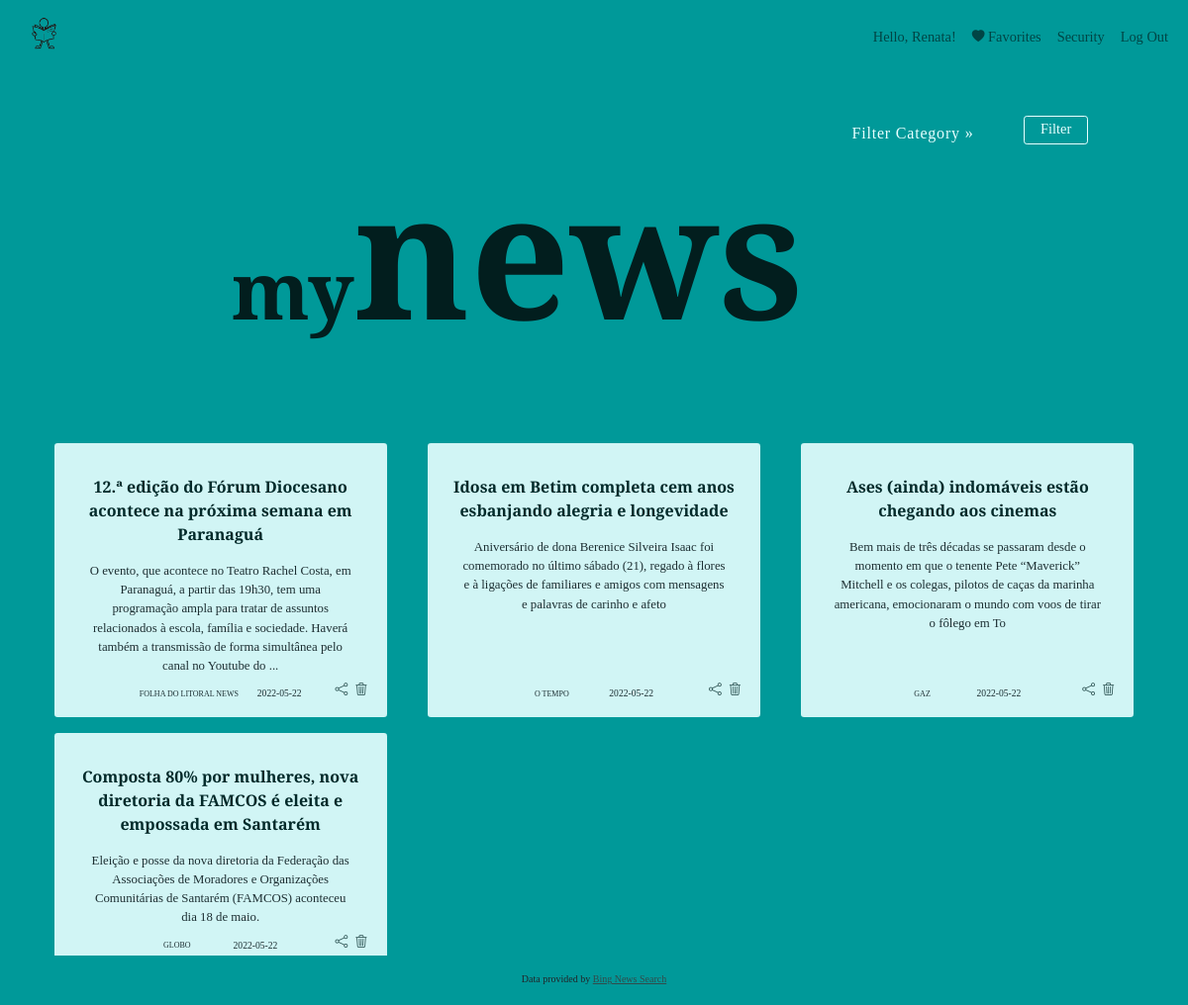
Page /mylist (signed in) on the earlier database version.
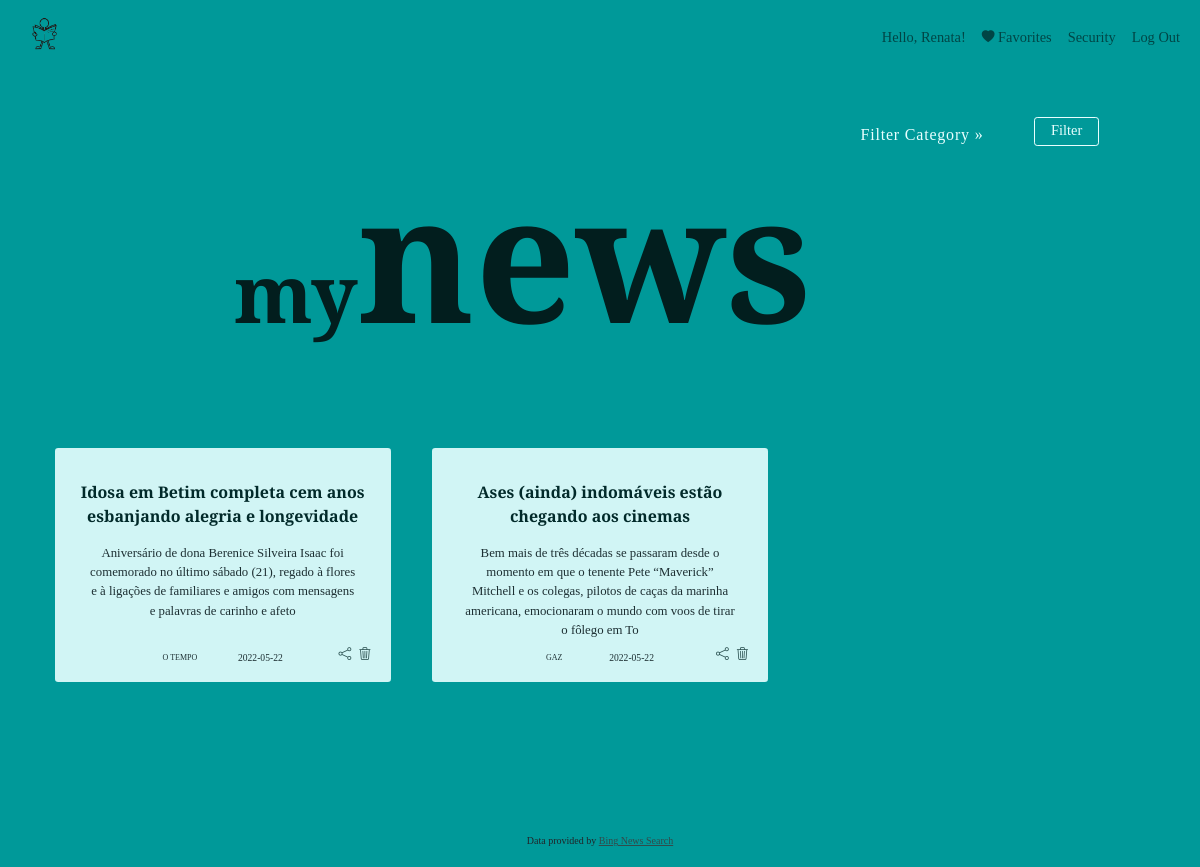
Same page on the later database version.
### tables this page shows
CREATE TABLE "user_news" (
	"id"	INTEGER NOT NULL UNIQUE,
	"user_id"	INTEGER NOT NULL,
	"category"	INTEGER,
	"name"	TEXT NOT NULL,
	"url"	TEXT,
	"description"	INTEGER NOT NULL,
	"provider"	TEXT,
	"date"	NUMERIC,
	FOREIGN KEY("user_id") REFERENCES "users",
	PRIMARY KEY("id" AUTOINCREMENT)
);

### app.py (the view)
@app.route("/mylist", methods=["GET", "POST"])
@login_required
def my_list():
	if request.method == "POST":
		if request.form.get("delete"):
			db.execute("DELETE FROM user_news WHERE name = ? AND user_id = ?", [request.form.get("delete"), session.get("user_id")])
			con.commit()
			return redirect("/mylist")
		else:
			if request.form.get("input_filter") == "filter":
				flash("Please select category!", 'alert-info')
				return redirect("/mylist")
			else:
				filter_category = request.form.get("input_filter")
				my_news_categories = db.execute("SELECT DISTINCT category FROM user_news WHERE user_id = ?", [session.get("user_id")])
				my_categories = my_news_categories.fetchall()
				my_category_filter = db.execute("SELECT * FROM user_news WHERE user_id = ? AND category = ?", [session.get("user_id"), filter_category])
				my_category = my_category_filter.fetchall()
			return render_template("my_list_filtered.html", my_categories=my_categories, my_category=my_category, filter_category=filter_category)
	else:
		user_list = db.execute("SELECT * FROM user_news WHERE user_id = ?", [session.get("user_id")])
		user_news = user_list.fetchall()
		my_category = db.execute("SELECT DISTINCT category FROM user_news WHERE user_id = ?", [session.get("user_id")])
		my_categories = my_category.fetchall()
		return render_template("my_list.html", user_news=user_news, my_categories=my_categories)

### app.py (called while the page is built)
@app.after_request
def after_request(response):
	response.headers["Cache-Control"] = "no-cache, no-store, must-revalidate"
	response.headers["Expires"] = 0
	response.headers["Pragma"] = "no-cache"
	return response

### helpers.py (called while the page is built)
def login_required(f):
	@wraps(f)
	def decorated_function(*args, **kwargs):
		if session.get("user_id") is None:
			return redirect("/login")
		return f(*args, **kwargs)
	return decorated_function

### templates/my_list.html (shortened to what this page needs)
{% extends "layout.html" %}
{% block section %}
    <div class="section">
        <div class="title">
            <p class="newstitle"><span id="title_my">my</span>news</p>
        </div>
        <form action="/mylist" method="post" class="filter_select" >
            <nav class="filter_param">
                <ul class="filter_list">
                    <li><a id="select_filter_category" href="#">Filter Category</a>
                    </li>
                </ul>
                <button class="btn btn-primary" id="submit" type="submit">Filter</button>
            </nav>
        </form>
    </div>
{% endblock %}
{% block results %}
    <form action="/mylist" method="post" class="my_list">
        <div class= "my_news_list">
        {% for new in user_news %}
            <section class="my_new_container">
                <a class="name" href="{{ new[4] }}">{{ new[3] }}</a>
                <p class="description">{{ new[5] }}</p>
                <div class="new_footer_f">
                    <p class="provider">{{ new[6]|upper }}</p>
                    <p class="date">{{ new[7][0:10] }}</p>
                </div>
                <div class="fav_icons">
                    <a class="share" href="mailto:?subject={{ new[3] }}&body=Hi there! Just read that article and thought you would like it too! {{ new[4] }}"><i class="bi bi-share" onmouseover="share_over(this)" onmouseout="share_out(this)" title="Share"></i></a>
                    <button onclick="return confirm('Are you sure you want to delete this item')" class="delete" name="delete" value="{{ new[3] }}"><i class="bi bi-trash3" onmouseover="trash_over(this)" onmouseout="trash_out(this)"></i></button>
                </div>
            </section>
        {% endfor %}
        </div>
    </form>
{% endblock %}

### templates/layout.html (shortened to what this page needs)
<!DOCTYPE html>
<html lang="en">
    <head>
        <link href="https://cdn.jsdelivr.net/npm/bootstrap@5.1.3/dist/css/bootstrap.min.css"
 rel="stylesheet">
        <link href="/static/styles.css" rel="stylesheet">
        <link rel="stylesheet" href="https://cdn.jsdelivr.net/npm/bootstrap-icons@1.8.1/font/bootstrap-icons.css"/>
    </head>
    <body>
        <nav class="navbar navbar-expand-md navbar-light" id = "nav">
            <div class="container-fluid">
                <a class="nav-link" href="/"><img class="logo" src="/static/newspaper.png"></img></a>
                <div class="collapse navbar-collapse" id="navbar">
                    {% if session["user_id"] %}
                        <ul class="navbar-nav ms-auto mt-2">
                            <li class="nav-item"><a class="nav-link" id="hello_user" href="#">Hello, {{ session["user_username"] }}!</li></a>
                            <li class="nav-item"><a class="nav-link" id="favorites" href="/mylist"><i class="bi bi-heart-fill"></i> Favorites</li></a>
                            <li class="nav-item"><a class="nav-link" href="/change_password">Security</a></li>
                            <li class="nav-item"><a class="nav-link" href="/logout">Log Out</a></li>
                        </ul>
                    {% else %}
                        <ul class="navbar-nav ms-auto mt-2">
                            <li class="nav-item"><a class="nav-link" href="/register">Register</a></li>
                            <li class="nav-item"><a class="nav-link" href="/login">Log In</a></li>
                        </ul>
                    {% endif %}
                </div>
            </div>
        </nav>
        <div class="container">
            <main>
                  {% block section %}{% endblock %}
                <section class="results">
                    {% block results %}{% endblock %}
                </section>
            </main>
        </div>
        <footer class="mb-5 text-center">
            Data provided by <a href="https://docs.microsoft.com/en-us/rest/api/cognitiveservices-bingsearch/bing-news-api-v7-reference">
                Bing News Search</a>
        </footer>
    </body>
</html>

### static/styles.css (style rules this page uses)
:root { --first_color: #e8ffff; --second_color: #021e1e; --third_color: #009999; --fourth_color: #314b4b; }
* { margin: 0; padding: 0; box-sizing: border-box; text-decoration: none; }
html { height: 100vh; scroll-behavior: smooth; }
.nav-link { color: var(--second_color); font-size: 0.9rem; }
#hello_user { cursor:default; }
i { font-size: 0.8rem; }
.logo { width: 2.2rem; }
#nav { position: relative; font-size: 0.9rem; color: var(--second_color); }
body { height: 100vh; font-family: 'Vollkorn', serif; background-color: var(--third_color); }
main { overflow: auto; padding-bottom: 50px; }
#submit { margin-bottom: 0.5rem; }
.container { min-height: 100%; }
.section { position: absolute; display: flex; flex-direction: row; gap:9rem; }
.title span { text-align: center; color: var(--first_color); font-size: 1.8rem; }
.newstitle { margin-top: 3.5rem; font-size: 11rem; font-weight: bold; margin-left: 12rem; margin-bottom: 0; color: var(--second_color); }
#title_my { font-size: 5rem; color: var(--second_color); }
li > a:after { content: ' »'; }
li > a:only-child:after { content: ''; }
#submit { height: 1.8rem; font-size: 0.9rem; border-radius: 0.2rem; background-color: transparent; color: var(--first_color); border-color: var(--first_color); transition: 1s; padding: 0rem 1rem; }
.filter_select { position: absolute; margin-left: 49rem; margin-top: 2.5rem; }
.filter_param { background:var(--third_color); display: flex; align-items: center; justify-content: center; gap: 1rem; }
.filter_param ul { padding:0; list-style-type:none; text-align: center; font-size: 1rem; margin: 0; }
.filter_list { width: 100%; }
.filter_param ul li { position:relative; width: 100%; margin:0 1rem 0 0; display:inline-block; }
#select_filter_category { color: var(--first_color); width: 11rem; letter-spacing: 0.05rem; padding:1rem; display:inline-block; text-decoration:none; }
.description { font-size: 0.8rem; text-align: center; padding: 0 2rem; overflow: hidden; }
.provider { font-size: 0.5rem; }
.my_list { margin: 23rem 0 0 0; border-radius: 6px; }
.my_news_list { display: grid; grid-template-columns: repeat(auto-fill, minmax(20rem, 1fr)); gap: 1rem; }
.my_new_container { margin: 0.8rem; background-color: var(--first_color); opacity: 90%; border-radius: 0.2rem; display: flex; flex-direction: column; align-items: center; position: relative; height: 100%; }
.name { text-decoration: none; color: var(--second_color); font-weight: bold; cursor: pointer; text-align: center; padding: 2rem 1rem 1rem 1rem; }
.new_footer_f { width: 60%; display: flex; font-size: 0.6rem; position: absolute; bottom: 0; align-items: center; justify-content:space-evenly; font-weight: 100; }
.fav_icons { position: absolute; bottom: 1rem; cursor:pointer; right: 1rem; }
.fav_icons i { color: var(--fourth_color); margin-right: 0.2rem; }
.delete { background-color: transparent; border: none; }
footer { font-size: x-small; position: relative; height:50px; clear: both; margin-top: -50px; background-color: var(--third_color); padding-top: 1rem; }
footer a { color: var(--fourth_color); }

Differences in the rows shown:
removed user_news: name "12.ª edição do Fórum Diocesano acontece na próxima semana em Paranaguá", description "O evento, que acontece no Teatro Rachel Costa, em Paranaguá, a partir das 19h30, tem uma programação ampla para tratar de assuntos relacionados à escola, família e sociedade. Haverá também a transmissão de forma simultânea pelo canal no Youtube do ...", provider "FOLHA DO LITORAL NEWS", date "2022-05-22"
removed user_news: name "Composta 80% por mulheres, nova diretoria da FAMCOS é eleita e empossada em Santarém", description "Eleição e posse da nova diretoria da Federação das Associações de Moradores e Organizações Comunitárias de Santarém (FAMCOS) aconteceu dia 18 de maio.", provider "GLOBO", date "2022-05-22"
